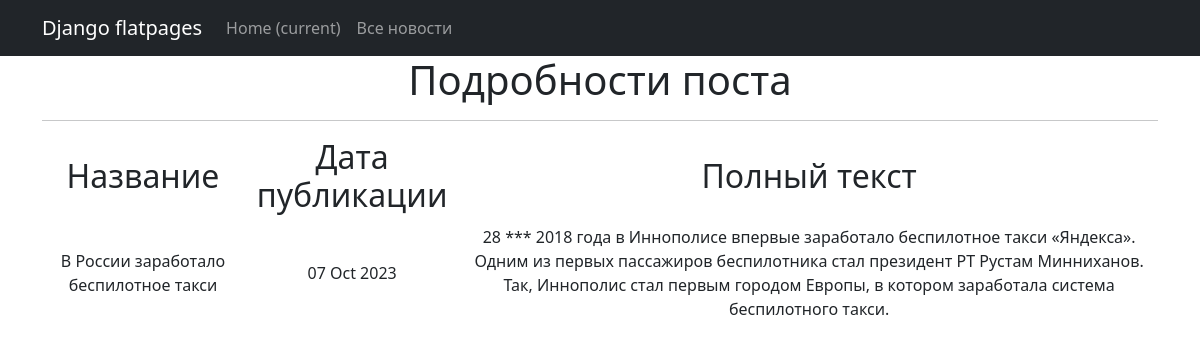
Screenshot of /news/1 with the database file from the repository.
### simpleapp/models.py (models this page shows, shortened)
class Post(models.Model):
    id = models.AutoField(primary_key=True)
    title_of_post = models.CharField(max_length=100)
    author = models.ForeignKey(Author, on_delete=models.CASCADE)
    post_text = models.TextField()
    news_or_article = models.CharField(max_length=8, choices=NEWS_OR_ARTICLE, default='article')
    post_rating = models.IntegerField(default=0)
    date_of_post = models.DateTimeField(auto_now_add=True)
    category = models.ManyToManyField('category', through='PostCategory')

### simpleapp/views.py (the view)
# urls.py: path('news/<int:pk>', PostDetail.as_view(), name='post_detail'),
class PostDetail(DetailView):
    model = Post
    template_name = 'post.html'
    context_object_name = 'post'

### simpleapp/templatetags/custom_filters.py (called while the page is built)
@register.filter()
def censor(value):
   censored_text = value
   for word in value.split(' '):
       if word in BAD_WORDS:
           censored_text = censored_text.replace(word, '***')
   return censored_text

### templates/post.html (shortened to what this page needs)
{% extends 'flatpages/default.html' %}
{% load custom_filters %}
{% block content %}
   <h1>Подробности поста</h1>
   <hr>
       <table>
           <tr>
               <td><h2>Название</h2></td>
               <td><h2>Дата публикации</h2></td>
               <td><h2>Полный текст</h2></td>
           </tr>
           <tr>
               <td>{{ post.title_of_post|censor }}</td>
               <td>{{ post.date_of_post|date:'d M Y' }}</td>
               <td>{{ post.post_text|censor }}</td>
           </tr>
       </table>
{% endblock content %}

### rows the page displays
Post: title_of_post|censor "В России заработало беспилотное такси", date_of_post "07 Oct 2023", post_text|censor "28 *** 2018 года в Иннополисе впервые заработало беспилотное такси «Яндекса». Одним из первых пассажиров беспилотника стал президент РТ Рустам Минниханов. Так, Иннополис стал первым городом Европы, в котором заработала система беспилотного такси."
